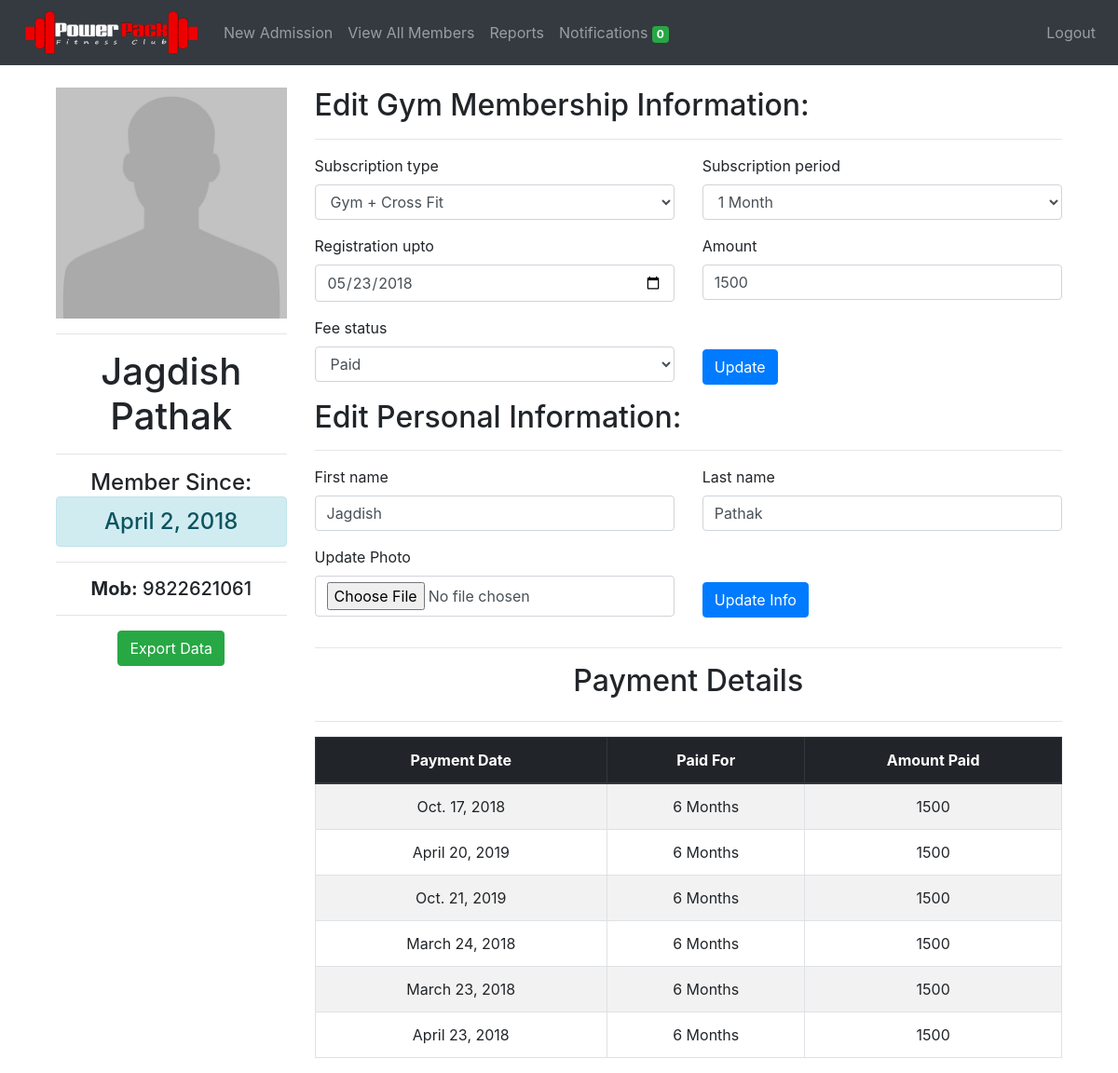
/members/update/3/ (signed in), run on an earlier commit of the app's database.
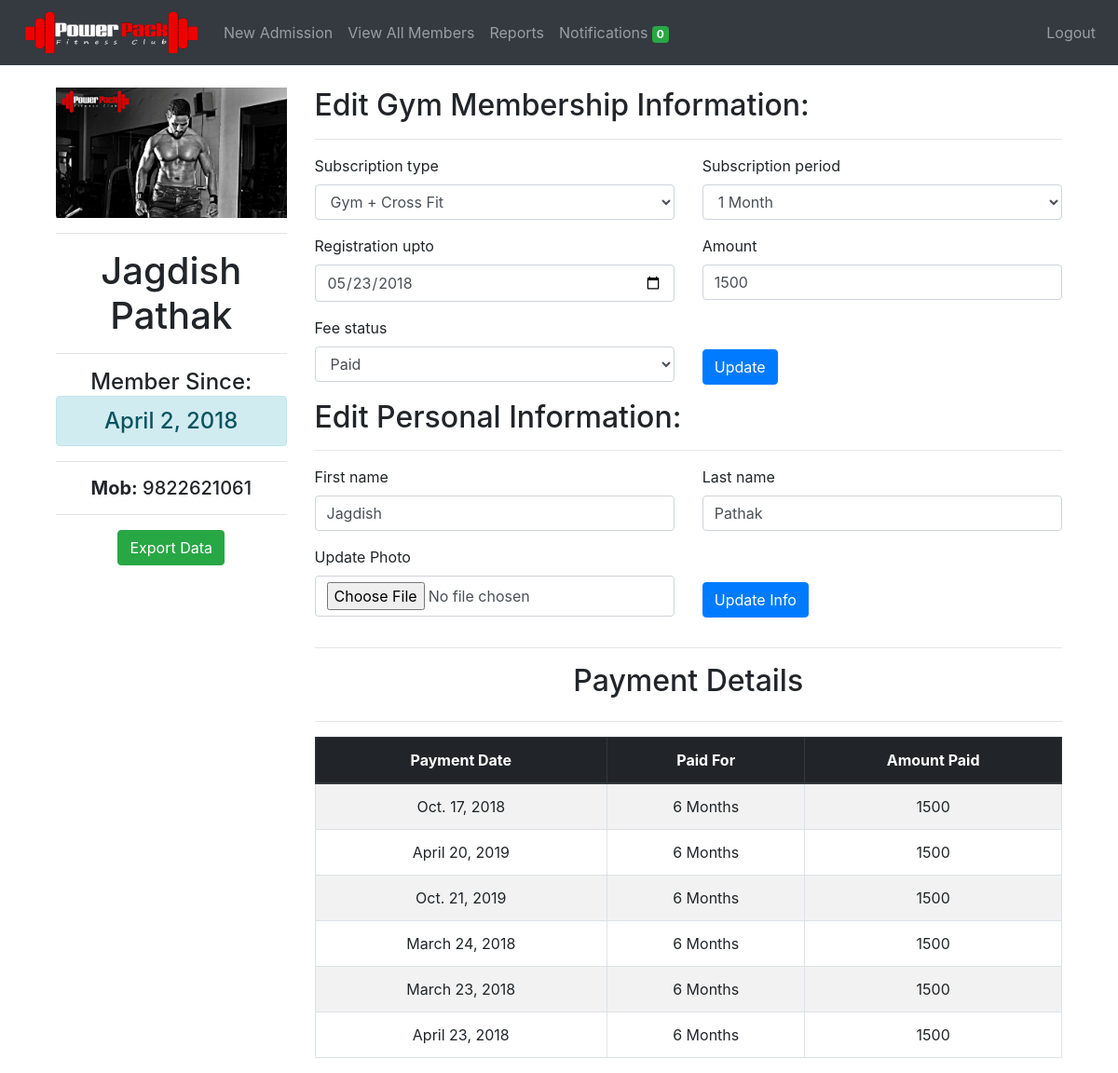
And on a later commit of the database.
### members/models.py (models this page shows, shortened)
class Member(models.Model):
	member_id = models.AutoField(primary_key=True)
	first_name = models.CharField(max_length=50)
	last_name = models.CharField(max_length=50)
	mobile_number = models.IntegerField(unique=True)
	email = models.EmailField(null=True, blank=True)
	address = models.CharField(max_length=300, blank=True)
	medical_history = models.CharField(max_length=300, blank=True, default='None')
	admitted_on = models.DateField(auto_now_add=True)
	registration_date = models.DateField()
	registration_upto = models.DateField()
	subscription_type  = models.CharField(
									max_length=30,
									choices=SUBSCRIPTION_TYPE_CHOICES,
									default=SUBSCRIPTION_TYPE_CHOICES[0][0])
	subscription_period = models.CharField(
									max_length=30,
									choices=SUBSCRIPTION_PERIOD_CHOICES,
									default=SUBSCRIPTION_PERIOD_CHOICES[0][0])
	amount = models.IntegerField()
	fee_status = models.CharField(
								max_length=30,
								choices=FEE_STATUS,
								default=FEE_STATUS[0][0])
	batch = models.CharField(
							max_length=30,
							choices=BATCH,
							default=BATCH[0][0])
	photo = models.FileField(upload_to='photos/', blank=True)
	notification = models.IntegerField(default=2, blank=True)

### members/views.py (the view, shortened to what this page needs)
# urls.py: path('update/<int:id>/', login_required(views.update_member), name='update_member'),
def update_member(request, id):
    subs_end_today_count = Member.objects.filter(
                                            registration_upto__lte=datetime.datetime.now(),
                                            registration_upto__gte=datetime.date.today() - datetime.timedelta(days=2),
                                            notification=1
                                            ).count()
    if request.method == 'POST' and request.POST.get('export'):
        return export_all(Member.objects.filter(pk=id))
    if request.method == 'POST' and request.POST.get('gym_membership'):
        object = Member.objects.get(pk=id)
        object.registration_date =  request.POST.get('registration_date')
        day = parser.parse(request.POST.get('registration_date')).day
        last_day = parser.parse(str(object.registration_upto)).day
        month = parser.parse(request.POST.get('registration_date')).month
        last_month = parser.parse(str(object.registration_upto)).month
        if (day != last_day and month == last_month) or (request.POST.get('fee_status') == 'pending'):
            object.registration_upto =  parser.parse(request.POST.get('registration_date'))
            object.fee_status = request.POST.get('fee_status')
            object.amount = request.POST.get('amount')
            object.save()
        else:
            object.registration_upto =  parser.parse(request.POST.get('registration_date')) + delta.relativedelta(months=int(request.POST.get('subscription_period')))
            object.subscription_type =  request.POST.get('subscription_type')
            object.subscription_period =  request.POST.get('subscription_period')
            object.fee_status = request.POST.get('fee_status')
            object.amount =  request.POST.get('amount')
            object.notification =  2
            object.save()
            if object.fee_status == 'paid':
                check = Payments.objects.filter(
                    payment_date=object.registration_date,
                    user__pk=object.pk).count()
                if check == 0:
                    payments = Payments(
                                        user=object,
                                        payment_date=object.registration_date,
                                        payment_period=object.subscription_period,
                                        payment_amount=object.amount)
                    payments.save()
        subs_end_today_count = Member.objects.filter(
                                            registration_upto=datetime.datetime.now(),
                                            notification=1
                                            ).count()
        user = Member.objects.get(pk=id)
        gym_form = UpdateMemberGymForm(initial={
                                'registration_date': user.registration_upto,
                                'registration_upto': user.registration_upto,
                                'subscription_type': user.subscription_type,
                                'subscription_period': user.subscription_period,
                                'amount': user.amount,
                                'fee_status': user.fee_status,
                                })
        info_form = UpdateMemberInfoForm(initial={
                                'first_name': user.first_name,
                                'last_name': user.last_name,
                                })
        try:
            payments = Payments.objects.filter(user=user)
        except Payments.DoesNotExist:
            payments = 'No Records'
        return render(request,
            'update.html',
            {
                'payments': payments,
                'gym_form': gym_form,
                'info_form': info_form,
                'user': user,
                'updated': 'Record Updated Successfully',
                'subs_end_today_count': subs_end_today_count,
            })
    else:
        user = Member.objects.get(pk=id)
        if len(Payments.objects.filter(user=user)) > 0:
            payments = Payments.objects.filter(user=user)
        else:
            payments = 'No Records'
        gym_form = UpdateMemberGymForm(initial={
                                'registration_date': user.registration_upto,
                                'registration_upto': user.registration_upto,
                                'subscription_type': user.subscription_type,
                                'subscription_period': user.subscription_period,
                                'amount': user.amount,
                                'fee_status': user.fee_status,
                                })
        info_form = UpdateMemberInfoForm(initial={
                                'first_name': user.first_name,
                                'last_name': user.last_name,
                                })
    return render(request,
                    'update.html',
                    {
                        'payments': payments,
                        'gym_form': gym_form,
                        'info_form': info_form,
                        'user': user,
                        'subs_end_today_count': subs_end_today_count,
                    }
                )

### members/models.py
class UpdateMemberGymForm(forms.Form):
	registration_date = forms.DateField(widget=forms.DateInput(attrs={'type': 'date'}))
	registration_upto = forms.DateField(widget=forms.DateInput(attrs={'type': 'date'}))
	subscription_type  = forms.ChoiceField(choices=SUBSCRIPTION_TYPE_CHOICES)
	subscription_period = forms.ChoiceField(choices=SUBSCRIPTION_PERIOD_CHOICES)
	fee_status = forms.ChoiceField(choices=FEE_STATUS)
	amount = forms.IntegerField()

class UpdateMemberInfoForm(forms.Form):
	first_name = forms.CharField(max_length=50)
	last_name = forms.CharField(max_length=50)
	photo = forms.FileField(label='Update Photo', required=False)

### members/templatetags/tags.py (called while the page is built)
@register.filter(name='add_css')
def add_css(field, css):
    return field.as_widget(attrs={"class": css})

### members/templates/update.html (shortened to what the changed rows need)
{% extends 'base.html' %}
{% load tags %}
{% block content %}
    <div class="container">
      <div class="row">
        <div class="col-md-3">
          {% if user.photo %}
          <img src="{{ user.photo.url }}" class="img-fluid">
          {% else %}
          <img src="/media/default.jpg" class="img-fluid">
          {% endif %}
          <hr>
          <h1 class="text-center">{{ user.first_name }} {{ user.last_name }}</h1>
          <hr>
          <h4 class="text-center">Member Since:<div class="alert alert-info">{{ user.admitted_on }}</div></h4>
          <hr>
          <h5 class="text-center"><strong>Mob:</strong> {{ user.mobile_number }}</h5>
          <hr>
          <form method="POST" action="{% url 'update_member' user.member_id %}">
            <div class="form-group text-center">
            </div>
          </form>
        </div>
        <div class="col">
          <h2>Edit Gym Membership Information:</h2>
            <h2>Edit Personal Information:</h2>
            <form method="POST" action="{% url 'update_member' user.member_id %}" style="margin-top: 2%" enctype="multipart/form-data">
              <div class="row">
                <div class="form-group col">
                  <label for="first_name">{{ info_form.first_name.label }}</label>
                    {{ info_form.first_name | add_css:"form-control" }}
                </div>
                <div class="form-group col">
                  <label for="last_name">{{ info_form.last_name.label }}</label>
                    {{ info_form.last_name | add_css:"form-control" }}
                </div>
              </div>
              <div class="row">
                <div class="form-group col-lg-6 col-md-6 col-sm-12 col-xs-12">
                  <label for="photo">{{ info_form.photo.label }}</label>
                  {{ info_form.photo | add_css:"form-control" }}
                </div>
              </div>
            </form>
            <div class="row text-center">
              <div class="col"><h2>Payment Details</h2></div>
            </div>
            {% if payments != 'No Records' %}
            <table class="table table-striped table-bordered">
              <thead class="text-center thead-dark">
                <tr>
                  <th scope="col">Payment Date</th>
                  <th scope="col">Paid For</th>
                  <th scope="col">Amount Paid</th>
                </tr>
              </thead>
            </table>
          {% else %}
          <div class="row text-center">
            <div class="alert alert-warning col"> <strong>{{ payments }}</strong> </div>
          </div>
          {% endif %}
        </div>
      </div>
    </div>
{% endblock %}

What changed in the data, as far as the page shows it:
changed Member "Jagdish": photo: picture added
